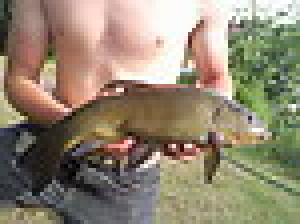
#> input picture DIRE/SentryAI-main/sample_images/real/n01440764_107.JPEG, 75 x 56 px, found by its file name (shown 4 times larger)
$ jupyter execute --allow-errors feature_extraction.ipynb   (older library calls are emulated)
#> lines starting #> are read from the running program, lines starting #| are printed output that depends on the picture
[cell 1]
import numpy as np
import cv2
import matplotlib.pyplot as plt
import PIL.Image
import random
import concurrent.futures
from tensorflow.keras.applications.efficientnet import preprocess_input
from tensorflow.keras.preprocessing import image
import numpy as np
import PIL.Image
import cv2
import random

[cell 2]
def img_to_patches(input_path:str) -> tuple:
    img = PIL.Image.open(fp=input_path)
    if(input_path[-3:] not in ['jpg', 'jpeg']):
        img = img.convert('RGB')
    if(img.size != (256,256)):
        img = img.resize((256,256))
    patch_size = 32
    grayscale_patches = []
    color_patches = []
    for i in range(0, img.height, patch_size):
        for j in range(0, img.width, patch_size):
            box = (j, i, j + patch_size, i + patch_size)
            patch = np.asarray(img.crop(box))
            grayscale_patch = cv2.cvtColor(patch, cv2.COLOR_RGB2GRAY)
            grayscale_patches.append(grayscale_patch.astype(np.int32))
            color_patches.append(patch)
    return grayscale_patches, color_patches

def get_l1(v):
    return np.sum(np.abs(v[:, :-1] - v[:, 1:]))

def get_l2(v):
    return np.sum(np.abs(v[:-1, :] - v[1:, :]))

def get_l3l4(v):
    l3 = np.sum(np.abs(v[:-1, :-1] - v[1:, 1:]))
    l4 = np.sum(np.abs(v[1:, :-1] - v[:-1, 1:]))
    return l3 + l4

def get_pixel_var_degree_for_patch(patch):
    l1 = get_l1(patch)
    l2 = get_l2(patch)
    l3l4 = get_l3l4(patch)
    return l1 + l2 + l3l4

def extract_rich_and_poor_textures(variance_values, patches):
    threshold = np.mean(variance_values)
    rich_patches = [patch for i, patch in enumerate(patches) if variance_values[i] >= threshold]
    poor_patches = [patch for i, patch in enumerate(patches) if variance_values[i] < threshold]
    return rich_patches, poor_patches


def get_complete_image(patches, coloured=True):
    random.shuffle(patches)
    while len(patches) < 64:
        patches += patches[:64 - len(patches)]
    grid = np.array(patches).reshape((8, 8, 32, 32, 3)) if coloured else np.array(patches).reshape((8, 8, 32, 32))
    rows = [np.concatenate(row_patches, axis=1) for row_patches in grid]
    complete_image = np.concatenate(rows, axis=0)
    return complete_image


def smash_n_reconstruct(input_path, coloured=True):
    grayscale_patches, color_patches = img_to_patches(input_path)
    pixel_var_degree = [get_pixel_var_degree_for_patch(patch) for patch in grayscale_patches]

    if coloured:
        rich_patches, poor_patches = extract_rich_and_poor_textures(pixel_var_degree, color_patches)
    else:
        rich_patches, poor_patches = extract_rich_and_poor_textures(pixel_var_degree, grayscale_patches)

    rich_texture = get_complete_image(rich_patches, coloured)
    poor_texture = get_complete_image(poor_patches, coloured)

    return rich_texture, poor_texture

[cell 3]
#img_path ='/DIRE/SentryAI-main/sample_images/real/n01440764_107.JPEG'
img_path = "/scratch/lmutunga/DIRE/SentryAI-main/sample_images/real/n01440764_107.JPEG"

img = cv2.imread(img_path, cv2.IMREAD_COLOR)
#> img is the input picture: shape (56, 75, 3); mean B, G, R 113.6, 134, 145.8
rich_texture_img, poor_texture_img = smash_n_reconstruct(input_path= img_path)
#> in img_to_patches, `img = img.resize((256,256))`:
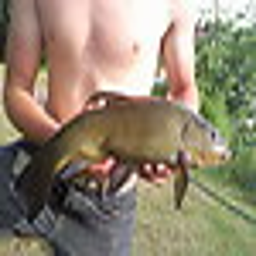
#> img: PIL image 256x256 RGB; mean R, G, B 145.7, 133.9, 113.6
#> after the loop in img_to_patches, `for i in range(0, img.height, patch_size):`:
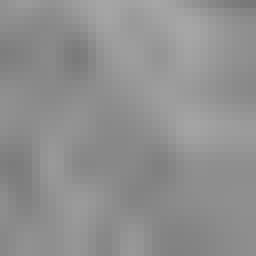
#> grayscale_patch: shape (32, 32) (shown 8 times larger); min 120, max 166, mean 143.8
#> after the loop in img_to_patches, `for i in range(0, img.height, patch_size):`:
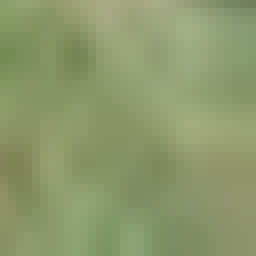
#> patch: shape (32, 32, 3) (shown 8 times larger); mean R, G, B 139.8, 153, 106.6
#> after the loop in img_to_patches, `for i in range(0, img.height, patch_size):`: color_patches = 64 items
#> in smash_n_reconstruct, `pixel_var_degree = [get_pixel_var_degree_for_patch(patch) for patch in..`: pixel_var_degree = 64 values, max 53322 at index 44, min 780 at index 4, mean 23860.5
#> in extract_rich_and_poor_textures, `threshold = np.mean(variance_values)`: threshold = 23860.5
#> in extract_rich_and_poor_textures, `rich_patches = [patch for i, patch in enumerate(patches) if variance_v..`: rich_patches = 32 items
#> the loop in get_complete_image, `while len(patches) < 64:` made 1 pass
#> in get_complete_image, `rows = [np.concatenate(row_patches, axis=1) for row_patches in grid]`: rows = 8 items
#> in get_complete_image, `complete_image = np.concatenate(rows, axis=0)`:
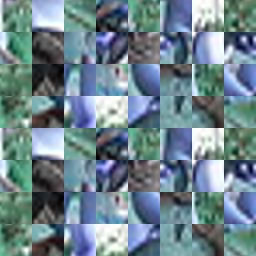
#> complete_image: shape (256, 256, 3); mean of channels 0, 1, 2 140.7, 131.7, 109.2; drawn as B, G, R
#> call 2 of get_complete_image, with coloured = True
#> the loop in get_complete_image (call 2), `while len(patches) < 64:` made 1 pass
#> in get_complete_image (call 2), `complete_image = np.concatenate(rows, axis=0)`:
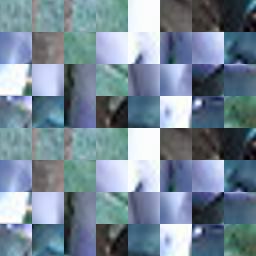
#> complete_image: shape (256, 256, 3); mean of channels 0, 1, 2 150.7, 136.2, 118; drawn as B, G, R

plt.figure(figsize=(12, 6))
plt.subplot(1, 3, 1)
plt.imshow(img, cmap='gray')
plt.title('Original Image')
plt.subplot(1, 3, 2)
plt.imshow(rich_texture_img, cmap='gray')
plt.title('Rich Texture Image')
plt.subplot(1, 3, 3)
plt.imshow(poor_texture_img, cmap='gray')
plt.title('Poor Texture Image')
plt.show()
#> figure, not shown here; B, G, R data is drawn as R, G, B

[cell 4]
def preprocess_for_efficientnet(img):

    img = PIL.Image.fromarray(img)
    # Convert PIL Image to a NumPy array
    img_array = np.array(img)

    # Resize image to EfficientNet's expected size if not already
    if img_array.shape[:2] != (224, 224):
        img = img.resize((224, 224), PIL.Image.ANTIALIAS)
        img_array = np.array(img)

    # EfficientNet expects 3 color channels, convert if necessary
    if img_array.ndim == 2 or img_array.shape[2] == 1:
        img_array = cv2.cvtColor(img_array, cv2.COLOR_GRAY2RGB)

    # Add a batch dimension and preprocess
    img_array = np.expand_dims(img_array, axis=0)
    img_array = preprocess_input(img_array)

    return img_array

#> (a cell that did not finish here is left out)

#> in preprocess_for_efficientnet, `img = img.resize((224, 224), PIL.Image.ANTIALIAS)`:
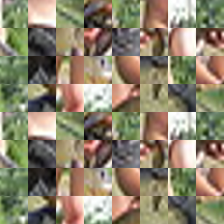
#> img: PIL image 224x224 RGB; mean R, G, B 140.7, 131.7, 109.2

$ run again, with DIRE/SentryAI-main/sample_images/real/n01440764_1113.JPEG copied over DIRE/SentryAI-main/sample_images/real/n01440764_107.JPEG
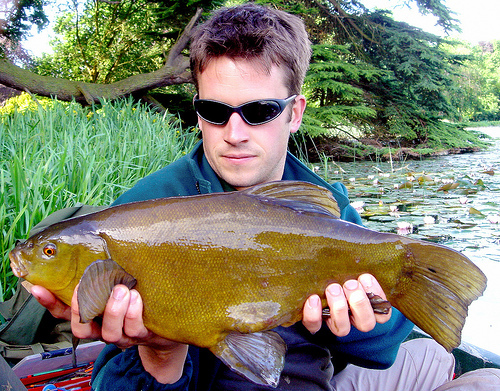
#> input picture DIRE/SentryAI-main/sample_images/real/n01440764_1113.JPEG, 500 x 391 px, found by its file name
#> img is the input picture: shape (391, 500, 3); mean B, G, R 108.2, 128.4, 126.3
#> after the loop in img_to_patches, `for i in range(0, img.height, patch_size):`: color_patches = 64 items
#> pixel_var_degree = 64 values, max 138085 at index 1, min 32651 at index 44, mean 74314.6
#> threshold = 74314.6
#> in extract_rich_and_poor_textures, `rich_patches = [patch for i, patch in enumerate(patches) if variance_v..`: rich_patches = 32 items
#> the loop in get_complete_image, `while len(patches) < 64:` made 1 pass
#> rows = 8 items
#> in get_complete_image, `complete_image = np.concatenate(rows, axis=0)`:
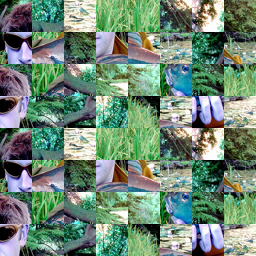
#> complete_image: shape (256, 256, 3); mean of channels 0, 1, 2 117.9, 135.8, 111.1; drawn as B, G, R
#> the loop in get_complete_image (call 2), `while len(patches) < 64:` made 1 pass
#> in preprocess_for_efficientnet, `img = img.resize((224, 224), PIL.Image.ANTIALIAS)`:
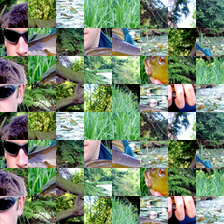
#> img: PIL image 224x224 RGB; mean R, G, B 117.9, 135.8, 111.1

$ run again, with DIRE/SentryAI-main/sample_images/real/n01440764_1145.JPEG copied over DIRE/SentryAI-main/sample_images/real/n01440764_107.JPEG
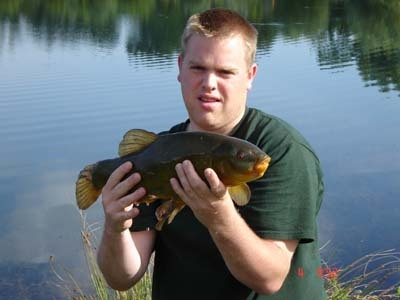
#> input picture DIRE/SentryAI-main/sample_images/real/n01440764_1145.JPEG, 400 x 300 px, found by its file name
#> img is the input picture: shape (300, 400, 3); mean B, G, R 118.1, 113.4, 102.5
#> after the loop in img_to_patches, `for i in range(0, img.height, patch_size):`: color_patches = 64 items
#> pixel_var_degree = 64 values, max 62438 at index 20, min 2580 at index 31, mean 25290.2
#> threshold = 25290.2
#> in extract_rich_and_poor_textures, `rich_patches = [patch for i, patch in enumerate(patches) if variance_v..`: rich_patches = 26 items
#> in extract_rich_and_poor_textures, `poor_patches = [patch for i, patch in enumerate(patches) if variance_v..`: poor_patches = 38 items
#> in smash_n_reconstruct, `rich_patches, poor_patches = extract_rich_and_poor_textures(pixel_var_..`: rich_patches = 26 items; poor_patches = 38 items
#> the loop in get_complete_image, `while len(patches) < 64:` made 2 passes
#> rows = 8 items
#> in get_complete_image, `complete_image = np.concatenate(rows, axis=0)`:
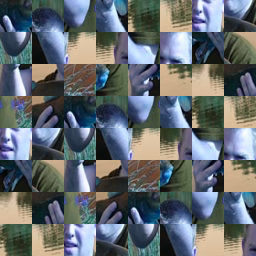
#> complete_image: shape (256, 256, 3); mean of channels 0, 1, 2 111.3, 106.7, 100; drawn as B, G, R
#> the loop in get_complete_image (call 2), `while len(patches) < 64:` made 1 pass
#> in preprocess_for_efficientnet, `img = img.resize((224, 224), PIL.Image.ANTIALIAS)`:
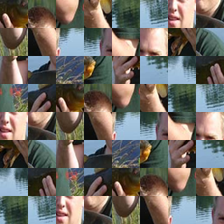
#> img: PIL image 224x224 RGB; mean R, G, B 111.3, 106.7, 100

$ run again, with DIRE/SentryAI-main/sample_images/real/n01440764_1155.JPEG copied over DIRE/SentryAI-main/sample_images/real/n01440764_107.JPEG
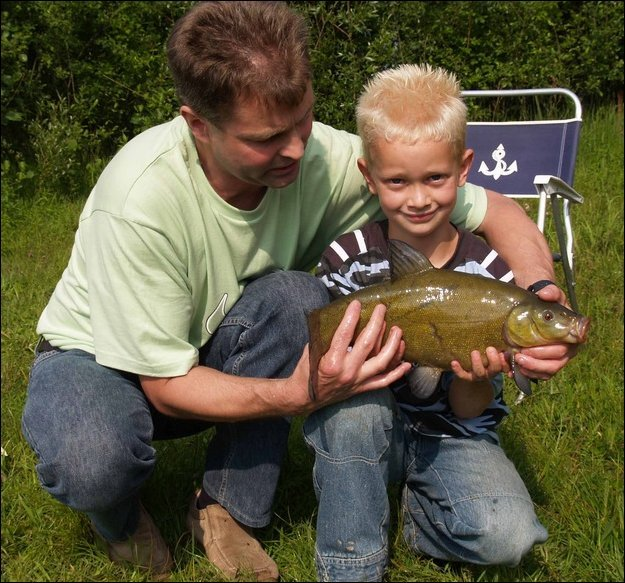
#> input picture DIRE/SentryAI-main/sample_images/real/n01440764_1155.JPEG, 625 x 583 px, found by its file name
#> img is the input picture: shape (583, 625, 3); mean B, G, R 65.5, 90.3, 96
#> after the loop in img_to_patches, `for i in range(0, img.height, patch_size):`: color_patches = 64 items
#> pixel_var_degree = 64 values, max 101861 at index 28, min 15566 at index 51, mean 49236.4
#> threshold = 49236.4
#> in extract_rich_and_poor_textures, `rich_patches = [patch for i, patch in enumerate(patches) if variance_v..`: rich_patches = 28 items
#> in extract_rich_and_poor_textures, `poor_patches = [patch for i, patch in enumerate(patches) if variance_v..`: poor_patches = 36 items
#> in smash_n_reconstruct, `rich_patches, poor_patches = extract_rich_and_poor_textures(pixel_var_..`: rich_patches = 28 items; poor_patches = 36 items
#> the loop in get_complete_image, `while len(patches) < 64:` made 2 passes
#> rows = 8 items
#> in get_complete_image, `complete_image = np.concatenate(rows, axis=0)`:
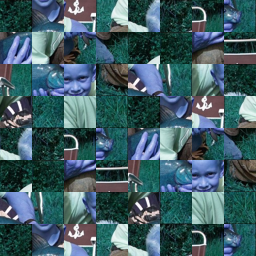
#> complete_image: shape (256, 256, 3); mean of channels 0, 1, 2 100.6, 93.1, 63.7; drawn as B, G, R
#> the loop in get_complete_image (call 2), `while len(patches) < 64:` made 1 pass
#> in preprocess_for_efficientnet, `img = img.resize((224, 224), PIL.Image.ANTIALIAS)`:
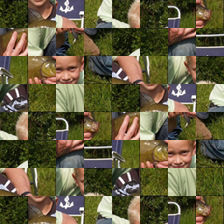
#> img: PIL image 224x224 RGB; mean R, G, B 100.6, 93.1, 63.7
